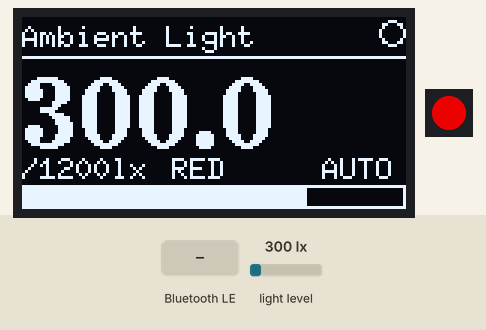
A sketch run on a simulated ESP32-C6. On the bench: 128×64 one-colour display, 1 RGB LEDs in strip order, left to right. The test bench sets the inputs (shaded band); at power-on: light level 300 lx. Dim RGB values are drawn brighter than linear; nothing arrives over Bluetooth unless stated; a phone connects over Bluetooth LE 3 s after start; what the sketch prints to the serial monitor is not drawn.

Above: at 3.4 s.
3.5 s: Bluetooth LE write "MANUAL" received
At 4.5 s:
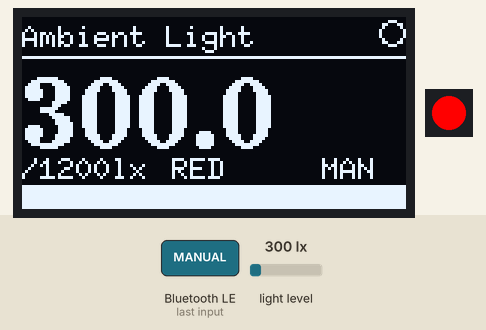
6.5 s: light level set to 40 lx
At 7.7 s:
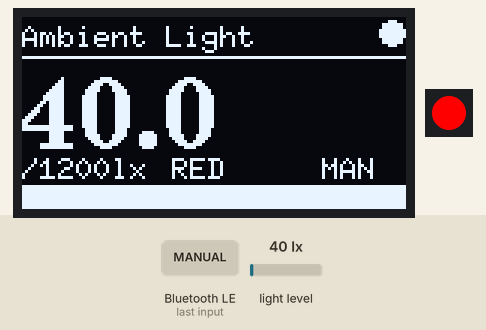
8.0 s: Bluetooth LE write "AUTO" received
At 9.3 s:
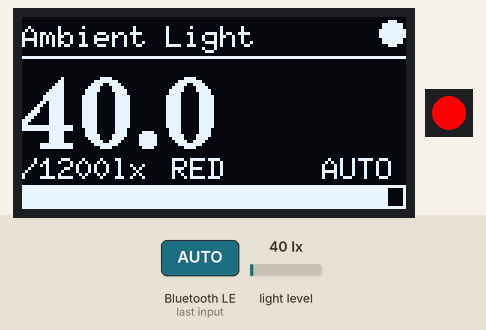
9.6 s: light level set to 1000 lx
At 10.9 s:
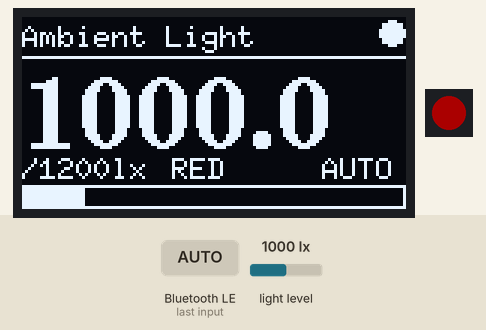
11.2 s: light level set to 1500 lx
At 11.6 s:
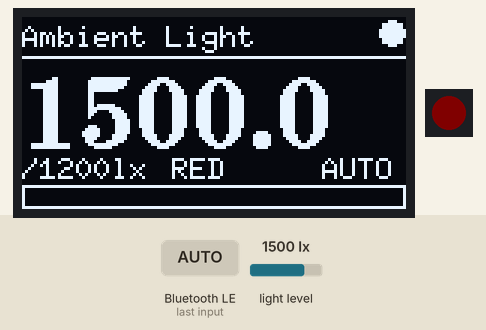
12.7 s: light level set to 0 lx
At 13.3 s:
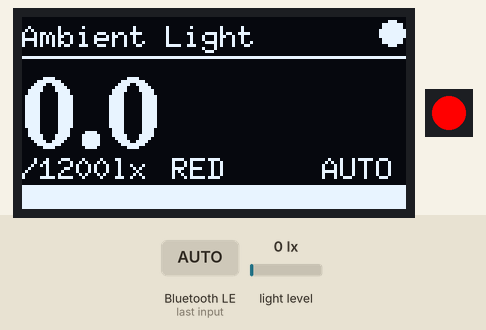
Timing chart, 0 to 15.3 s (numbered marks = the images above; inputs shaded):
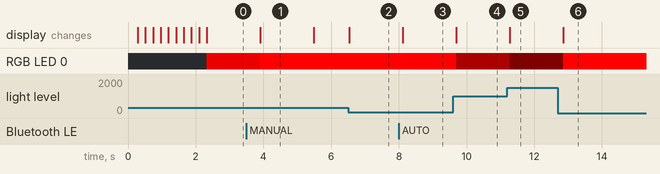

The sketch:

Projekt_ESP32C6.ino
```cpp
/*
 * Projekt: Ambient Light senzor s RGB LED-om, OLED ekranom i BLE
 * Mikrokontroler: ESP32-C6-DevKitC-1
 *
 * Opis rada:
 *   - BH1750 senzor mjeri jakost svjetla (lux)
 *   - SSD1306 OLED prikazuje ocitanje i status sistema
 *   - WS2812 LED mijenja intenzitet i boju ovisno o ambijentalnom svjetlu
 *   - BLE prima upravljačke naredbe (promjena boje/režima rada)
 */

#include <Arduino.h>
#include <U8g2lib.h>
#include <Wire.h>
#include <BH1750.h>
#include <Adafruit_NeoPixel.h>
#include <NimBLEDevice.h>

// ── Hardverske konfiguracije i pinovi ────────────────────────────────
#define I2C_SDA     6
#define I2C_SCL     7
#define LED_PIN     8       // Pin za kontrolu WS2812 LED-ice
#define LED_COUNT   1
#define BH1750_ADDR 0x23    // I2C adresa svjetlosnog senzora

// ── BLE UUID-ovi (Nordic UART Service standard) ──────────────────────
#define BLE_DEVICE_NAME   "ESP32-LightSensor"
#define NUS_SERVICE_UUID  "6E400001-B5A3-F393-E0A9-E50E24DCCA9E"
#define NUS_RX_CHAR_UUID  "6E400002-B5A3-F393-E0A9-E50E24DCCA9E"  // RX (prijem)
#define NUS_TX_CHAR_UUID  "6E400003-B5A3-F393-E0A9-E50E24DCCA9E"  // TX (slanje)

// ── Kalibracijski i radni parametri ──────────────────────────────────
#define CALIB_SAMPLES   10      // Broj uzoraka za određivanje baseline-a
#define CALIB_SCALE     4.0f    // Gornja granica skale (baseline * 4)
#define CALIB_MIN_LUX   20.0f   // Minimalna dopuštena vrijednost za baseline
#define BRIGHT_MAX      255
#define BRIGHT_MIN      5       // Minimalni intenzitet u automatskom modu

// ── Struktura i tablica boja ──────────────────────────────────────────
struct Color { uint8_t r, g, b; const char* name; };

const Color COLORS[] = {
    { 255,   0,   0, "RED"     },
    {   0, 255,   0, "GREEN"   },
    {   0,   0, 255, "BLUE"    },
    { 255, 255, 255, "WHITE"   },
    { 255, 200,   0, "YELLOW"  },
    {   0, 255, 220, "CYAN"    },
    { 180,   0, 255, "MAGENTA" },
    {   0,   0,   0, "OFF"     },
};
const int COLOR_COUNT = sizeof(COLORS) / sizeof(COLORS[0]);

// ── Globalne varijable i instance objekata ────────────────────────────
U8G2_SSD1306_128X64_NONAME_F_HW_I2C display(U8G2_R0, U8X8_PIN_NONE, I2C_SCL, I2C_SDA);
BH1750            lightMeter;
Adafruit_NeoPixel led(LED_COUNT, LED_PIN, NEO_GRB + NEO_KHZ800);

float   luxBaseline  = 0.0f;
float   luxMax       = 0.0f;
int     colorIndex   = 0;
bool    autoMode     = true;  // true = automatska svjetlina, false = ručni mod
bool    bleConnected = false;

// Asinkroni prihvat BLE naredbi (pohrana za izvršavanje u glavnoj petlji)
bool    cmdPending   = false;
String  pendingCmd   = "";

NimBLECharacteristic* pTxChar = nullptr;


// ── BLE Callback Klase ────────────────────────────────────────────────

class ServerCallbacks : public NimBLEServerCallbacks {
    void onConnect(NimBLEServer* pServer, NimBLEConnInfo& connInfo) override {
        bleConnected = true;
        Serial.println("[BLE] Uređaj spojen");
    }
    void onDisconnect(NimBLEServer* pServer, NimBLEConnInfo& connInfo, int reason) override {
        bleConnected = false;
        Serial.println("[BLE] Uređaj odspojen - pokretanje oglašavanja");
        NimBLEDevice::startAdvertising();
    }
};

class RxCallbacks : public NimBLECharacteristicCallbacks {
    void onWrite(NimBLECharacteristic* pChar, NimBLEConnInfo& connInfo) override {
        std::string raw = pChar->getValue();
        if (raw.empty()) return;

        String cmd = String(raw.c_str());
        cmd.trim();
        cmd.toUpperCase();

        // Zapisivanje naredbe u međuspremnik radi thread-safetyja
        pendingCmd = cmd;
        cmdPending = true;
        Serial.printf("[BLE] Primljena naredba: \"%s\"\n", cmd.c_str());
    }
};


// ── Pomoćne funkcije ──────────────────────────────────────────────────

// Izračun intenziteta LED-a: veća količina ambijentalnog svjetla smanjuje sjaj LED-ice
uint8_t luxToBrightness(float lux) {
    float clamped  = constrain(lux, 0.0f, luxMax);
    float inverted = 1.0f - (clamped / luxMax); // Inverzija skale
    return (uint8_t)(BRIGHT_MIN + inverted * (BRIGHT_MAX - BRIGHT_MIN));
}

// Primjena odabrane boje i skaliranje intenziteta svjetline
void applyLED(uint8_t brightness) {
    const Color& c = COLORS[colorIndex];
    uint8_t r = (uint8_t)((c.r * brightness) / 255);
    uint8_t g = (uint8_t)((c.g * brightness) / 255);
    uint8_t b = (uint8_t)((c.b * brightness) / 255);
    led.setPixelColor(0, led.Color(r, g, b));
    led.show();
}

// Slanje povratne informacije klijentu putem BLE Notifikacije
void bleNotify(const char* msg) {
    if (pTxChar && bleConnected) {
        pTxChar->setValue(msg);
        pTxChar->notify();
    }
}

// Inicijalna kalibracija senzora u trenutnom prostoru (uzimanje prosjeka uzoraka)
float calibrate() {
    Serial.println("[CAL] Uzimanje uzoraka ambijentalnog svjetla...");
    float sum   = 0.0f;
    int   valid = 0;

    for (int i = 0; i < CALIB_SAMPLES; i++) {
        float lux = lightMeter.readLightLevel();
        if (lux >= 0) { sum += lux; valid++; }

        int barWidth = map(i + 1, 0, CALIB_SAMPLES, 0, 126);

        display.clearBuffer();
        display.setFont(u8g2_font_6x10_tr);
        display.drawStr(0, 10, "Kalibracija...");
        display.drawHLine(0, 13, 128);
        display.drawFrame(0, 28, 128, 10);
        display.drawBox(1, 29, barWidth, 8);
        display.sendBuffer();
        delay(200);
    }

    float baseline = (valid > 0) ? (sum / valid) : CALIB_MIN_LUX;
    baseline = max(baseline, CALIB_MIN_LUX);
    Serial.printf("[CAL] Baseline: %.2f lx | Max gornja granica: %.2f lx\n",
                  baseline, baseline * CALIB_SCALE);
    return baseline;
}

// Obrada primljenih BLE naredbi
void processCommand(const String& cmd) {
    if (cmd == "AUTO") {
        autoMode = true;
        bleNotify("MODE:AUTO");
        Serial.println("[CMD] Automatski mod uključen");
        return;
    }
    if (cmd == "MANUAL") {
        autoMode = false;
        bleNotify("MODE:MANUAL");
        Serial.println("[CMD] Ručni mod uključen (fiksni intenzitet)");
        return;
    }

    // Pretraživanje tablice boja
    for (int i = 0; i < COLOR_COUNT; i++) {
        if (cmd == COLORS[i].name) {
            colorIndex = i;
            char reply[32];
            snprintf(reply, sizeof(reply), "COLOR:%s", COLORS[i].name);
            bleNotify(reply);
            Serial.printf("[CMD] Promjena boje -> %s\n", COLORS[i].name);
            return;
        }
    }

    bleNotify("ERR:UNKNOWN");
    Serial.printf("[CMD] Nepoznata naredba: \"%s\"\n", cmd.c_str());
}


// ── BLE Inicijalizacija ───────────────────────────────────────────────
void setupBLE() {
    NimBLEDevice::init(BLE_DEVICE_NAME);
    NimBLEDevice::setPower(ESP_PWR_LVL_P9);

    NimBLEServer* pServer = NimBLEDevice::createServer();
    pServer->setCallbacks(new ServerCallbacks());

    NimBLEService* pService = pServer->createService(NUS_SERVICE_UUID);

    // Definiranje RX karakteristike (pisanje od strane klijenta)
    NimBLECharacteristic* pRxChar = pService->createCharacteristic(
        NUS_RX_CHAR_UUID,
        NIMBLE_PROPERTY::WRITE | NIMBLE_PROPERTY::WRITE_NR
    );
    pRxChar->setCallbacks(new RxCallbacks());

    // Definiranje TX karakteristike (slanje notifikacija klijentu)
    pTxChar = pService->createCharacteristic(
        NUS_TX_CHAR_UUID,
        NIMBLE_PROPERTY::NOTIFY
    );

    pService->start();

    // Pokretanje oglašavanja (Advertising)
    NimBLEAdvertising* pAdv = NimBLEDevice::getAdvertising();
    pAdv->addServiceUUID(NUS_SERVICE_UUID);
    NimBLEDevice::startAdvertising();

    Serial.println("[OK] BLE podsustav aktivan");
}


// ── Vizualizacija na OLED ekranu ─────────────────────────────────────
void drawDisplay(float lux, uint8_t brightness) {
    display.clearBuffer();

    // Ispis zaglavlja i BLE statusne ikone
    display.setFont(u8g2_font_6x10_tr);
    display.drawStr(0, 10, "Ambient Light");
    if (bleConnected)
        display.drawDisc(123, 5, 4);
    else
        display.drawCircle(123, 5, 4);
    display.drawHLine(0, 13, 128);

    // Prikaz trenutnog očitavanja u luksima
    display.setFont(u8g2_font_ncenB24_tr);
    char luxBuf[10];
    sprintf(luxBuf, lux < 10000.0f ? "%.1f" : "%.0f", lux);
    display.drawStr(0, 44, luxBuf);

    // Prikaz statusnih informacija na dnu ekrana
    display.setFont(u8g2_font_6x10_tr);
    char ceilBuf[12];
    sprintf(ceilBuf, "/%4.0flx", luxMax);
    display.drawStr(0, 54, ceilBuf);

    display.drawStr(50, 54, COLORS[colorIndex].name);
    display.drawStr(100, 54, autoMode ? "AUTO" : "MAN");

    // Traka za prikaz trenutnog intenziteta LED-a (grafički indikator)
    int barWidth = map(brightness, BRIGHT_MIN, BRIGHT_MAX, 0, 126);
    display.drawFrame(0, 56, 128, 8);
    display.drawBox(1, 57, barWidth, 6);

    display.sendBuffer();
}


// ── Setup funkcija ────────────────────────────────────────────────────
void setup() {
    Serial.begin(115200);
    Wire.begin(I2C_SDA, I2C_SCL);

    // Inicijalizacija BH1750 senzora
    if (!lightMeter.begin(BH1750::CONTINUOUS_HIGH_RES_MODE, BH1750_ADDR, &Wire)) {
        Serial.println("[ERROR] Senzor BH1750 nije detektiran na I2C sabirnici!");
        while (true) delay(1000);
    }
    Serial.println("[OK] BH1750 senzor inicijaliziran");

    display.begin();
    Serial.println("[OK] SSD1306 OLED inicijaliziran");

    led.begin();
    led.clear();
    led.show();
    Serial.println("[OK] WS2812 LED modul inicijaliziran");

    // Pokretanje procesa kalibracije okoline
    luxBaseline = calibrate();
    luxMax      = luxBaseline * CALIB_SCALE;

    setupBLE();
}


// ── Glavna petlja programa (Loop) ─────────────────────────────────────
void loop() {
    // Obrada asinkrono primljenih BLE naredbi
    if (cmdPending) {
        cmdPending = false;
        processCommand(pendingCmd);
    }

    // Čitanje vrijednosti osvjetljenja
    float lux = lightMeter.readLightLevel();
    if (lux < 0) {
        Serial.println("[WARN] Greška prilikom čitanja podataka s senzora");
        delay(500);
        return;
    }

    // Određivanje intenziteta rada LED modula ovisno o režimu rada
    uint8_t brightness = autoMode ? luxToBrightness(lux) : BRIGHT_MAX;

    applyLED(brightness);
    drawDisplay(lux, brightness);

    // Ispis telemetrije na Serial sučelje
    Serial.printf("Lux: %8.2f | Boja: %-7s | Mod: %-6s | LED Intenzitet: %3d/255\n",
                  lux,
                  COLORS[colorIndex].name,
                  autoMode ? "AUTO" : "MANUAL",
                  brightness);

    delay(500);
}
```

Measured:
- after the input at 3.5 s, the display: changes after 0.41 s (image 1)
- after the input at 6.5 s, the display: changes at once (image 2)
- after the input at 8.0 s, RGB LED 0: RGB(255, 0, 0) → RGB(246, 0, 0) after 0.12 s; the display: changes after 0.12 s (image 3)
- after the input at 9.6 s, RGB LED 0: RGB(246, 0, 0) → RGB(46, 0, 0) after 0.10 s; the display: changes after 0.10 s (image 4)
- after the input at 11.2 s, RGB LED 0: RGB(46, 0, 0) → RGB(5, 0, 0) after 0.08 s; the display: changes after 0.08 s (image 5)
- after the input at 12.7 s, RGB LED 0: RGB(5, 0, 0) → RGB(255, 0, 0) after 0.16 s; the display: changes after 0.16 s (image 6)
- what the display in image 1 shows lasts 1.6 s, from 3.9 s to 5.5 s
